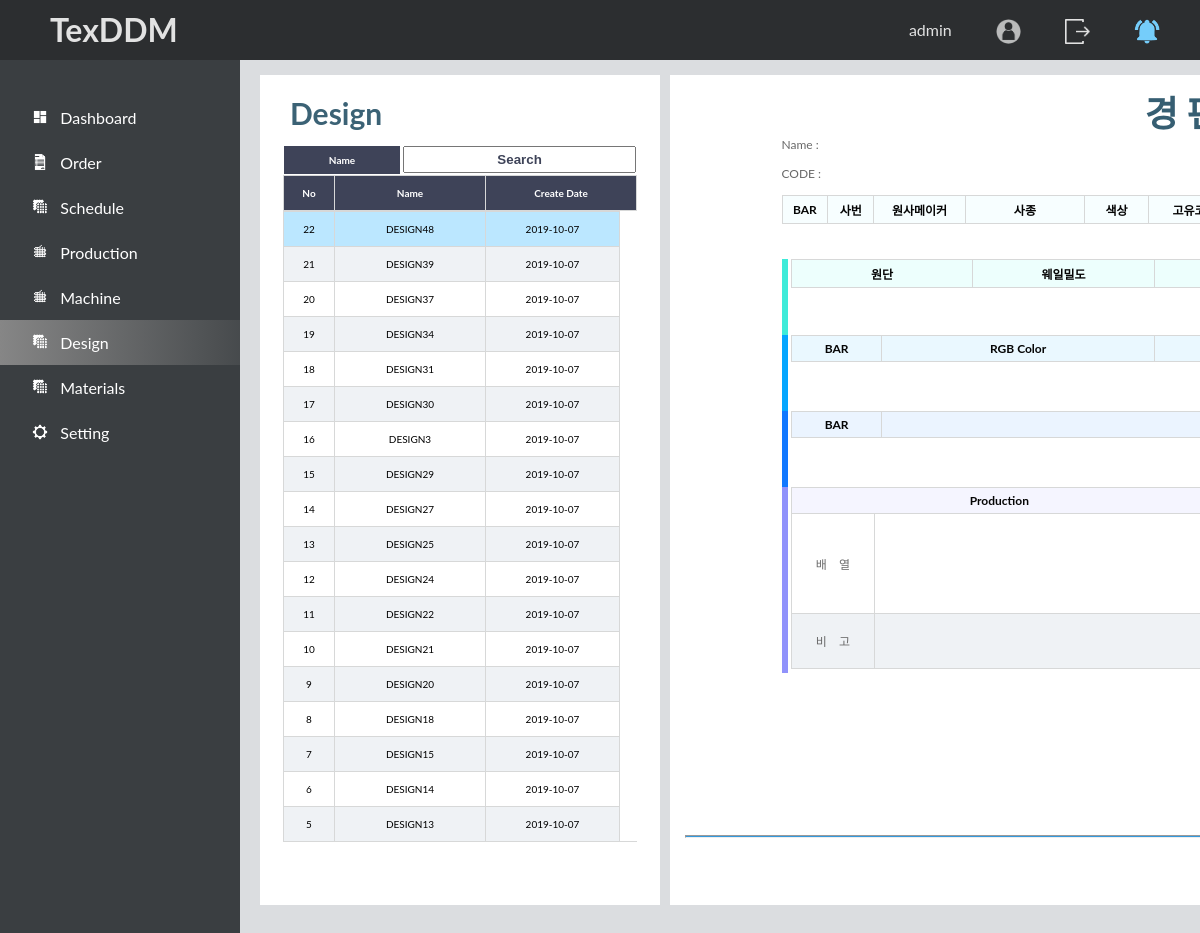
Page /design_data/ (signed in) on the committed database.
### account/models.py (models this page shows, shortened)
class User(AbstractBaseUser, PermissionsMixin):
    username_validator = UnicodeUsernameValidator()
    username = models.CharField(
        _('username'),
        max_length=150,
        unique=True,
        validators=[username_validator],
        error_messages={
            'unique': _("A user with that username already exists."),
        },
    )
    name = models.CharField(max_length=20)
    company_code = models.ForeignKey(Company, null=True)
    level = models.IntegerField(null=True, default=0)
    email = models.EmailField(_('email address'), unique=True)
    phone = models.CharField(max_length=20, null=True)
    create_date = models.DateTimeField(auto_now_add=True)
    group_code = models.ForeignKey(Department, null=True)
    theme_code = models.IntegerField(default=0)
    lang_code = models.IntegerField(default=0)
    propic = models.ImageField(upload_to='data/user/', null=True)
    is_staff = models.BooleanField(
        _('staff status'),
        default=False,
        help_text=_('Designates whether the user can log into this admin site.'),
    )
    is_active = models.BooleanField(
        _('active'),
        default=True,
        help_text=_(
            'Designates whether this user should be treated as active. '
            'Unselect this instead of deleting accounts.'
        ),
    )
    objects = UserManager()
    EMAIL_FIELD = 'email'
    USERNAME_FIELD = 'username'
    REQUIRED_FIELDS = ['email']
    class Meta:
        verbose_name = _('user')
        verbose_name_plural = _('users')

### design_data/models.py (models this page shows, shortened)
class FSTY_CAD_Design_Data(models.Model):
    CAD_Design_Data_id = models.AutoField(primary_key=True)
    CAD_Design_Data_name = models.CharField(max_length=100, null=True)
    CAD_Design_Data_code = models.CharField(max_length=100, null=True)
    CAD_Design_Data_xml = models.FileField(upload_to=upload_product_file, null=True)
    CAD_Design_Data_pattern_image = models.ImageField(upload_to=upload_product_file, null=True)
    CAD_Design_Data_simulation_image = models.ImageField(upload_to=upload_product_file, null=True)
    CAD_Design_Data_create_date = models.DateTimeField(auto_now_add=True, blank=True)
    CAD_Design_Data_trc_file = models.FileField(upload_to=upload_product_file, null=True)
    CAD_Design_Data_magnification = models.CharField(max_length=10, null=True, blank=True)
    class Meta:
        db_table = 'FSTY_CAD_Design_Data'

### design_data/views.py (the view)
# urls.py: url(r'^', csrf_exempt(views.showList)),
@csrf_exempt
@login_required(login_url='/')
def showList(request):
    designList = FSTY_CAD_Design_Data.objects.all().order_by("-CAD_Design_Data_id")
    orderList = Order.objects.all()
    return render(request, 'designList.html', {'designList': designList, 'count': designList.count(), 'title': 'Design','orderList':orderList})

### templates/designList.html (shortened to what this page needs)
{% extends "base/base.html" %}
{% load staticfiles %}
{% block staticfile %}
<link rel="stylesheet" href="{% static 'css/design.css' %}">
{% endblock staticfile %}
{% block content %}
            <div id="orderContentWrap" class="fix">
                <div id="showDesignDataList">
                    <div id="searchDesign">
                        <h3>
                            Design
                        </h3>
                        <div>
                            <span>Name</span>
                            <input type="text" id="searchName" placeholder="Search" onkeyup="searchDesign()">
                        </div>
                    </div>
                    <div id="designDataList">
                        <table>
                            <thead>
                                <tr>
                                    <th>No</th>
                                    <th>Name</th>
                                    <th>Create Date</th>
                                </tr>
                            </thead>
                            {% for designObj in designList %}
                                <tr onclick="setDesignData({{designObj.CAD_Design_Data_id}})" id="designData{{designObj.CAD_Design_Data_id}}" class="designDataTr">
                                    <td>{{designObj.CAD_Design_Data_id}}</td>
                                    <td>{{designObj.CAD_Design_Data_name}}</td>
                                    <td>{{designObj.CAD_Design_Data_create_date|date:"Y-m-d"}}</td>
                                </tr>
                            {% endfor %}
                        </table>
                    </div>
                </div>
                <div id="showDesingData">
                    <div id="designData">
                        <div id="orderWrap">
                            <h2>경 편 설 계 도</h2>
                            <div id="designName">Name : {{ object.CAD_Design_Data_name }}</div>
                            <div id="topSecond">
                                <div id="designCode">CODE : {{ object.CAD_Design_Data_code }}</div>
                            </div>
                            <div id="yarnDiv">
                                <table id="yarnTable">
                                <colgroup>
                                    <col width="5%">
                                    <col width="5%">
                                    <col width="10%">
                                    <col width="13%">
                                    <col width="7%">
                                    <col width="10%">
                                    <col width="10%">
                                    <col width="15%">
                                    <col width="10%">
                                    <col width="5%">
                                    <col width="10%">
                                </colgroup>
                                <thead>
                                    <tr>
                                        <th>BAR</th>
                                        <th>사번</th>
                                        <th>원사메이커</th>
                                        <th>사종</th>
                                        <th>색상</th>
                                        <th>고유코드</th>
                                    </tr>
                                </thead>
                            </table>
                            </div>
                            <div id="fabricDiv">
                                <div></div>
                                <table id="fabricTable">
                                <colgroup>
                                    <col width="20%">
                                    <col width="20%">
                                    <col width="20%">
                                    <col width="20%">
                                    <col width="20%">
                                </colgroup>
                                <thead>
                                    <tr>
                                        <th>원단</th>
                                        <th>웨일밀도</th>
                                        <th>코스밀도</th>
                                    </tr>
                                </thead>
                            </table>
                            </div>
                            <div id="colorDiv">
                                <div></div>
                                <table id="colorTable">
                                <colgroup>
                                    <col width="10%">
                                    <col width="30%">
                                    <col width="30%">
                                    <col width="30%">
                                </colgroup>
                                <thead>
                                    <tr>
                                        <th>BAR</th>
                                        <th>RGB Color</th>
                                        <th>LAB Color</th>
                                    </tr>
                                </thead>
                            </table>
                            </div>
                            <div id="layerDiv">
                                <div></div>
                                <table id="layerTable">
                                <colgroup>
                                    <col width="10%">
                                    <col width="90%">
                                </colgroup>
                                <thead>
                                    <tr>
                                        <th>BAR</th>
                                        <th></th>
                                    </tr>
                                </thead>
                            </table>
                            </div>
                            <div id="productionDiv">
                                <div></div>
                                <table id="productionTable">
                                    <colgroup>
                                        <col width="20%">
                                        <col width="80%">
                                    </colgroup>
                                    <thead>
                                        <tr>
                                            <th colspan="2">Production</th>
                                        </tr>
                                    </thead>
                                    <tbody>
                                        <tr>
                                            <td>배&nbsp&nbsp&nbsp&nbsp열</td>
                                            <td></td>
                                        </tr>
                                        <tr>
                                            <td>비&nbsp&nbsp&nbsp&nbsp고</td>
                                            <td></td>
                                        </tr>
                                    </tbody>
                                </table>
                            </div>
                        </div>
                    </div>
                    <div id="designDataDelete">
                        <hr>
                    </div>
                </div>
            </div>
        </div>
    </body>
</html>
{% endblock content %}

### templates/base/base.html (shortened to what this page needs)
<!DOCTYPE html>
{% load staticfiles %}
<html lang="en">
  <head>
      <link rel="stylesheet" href="{% static 'css/style.css' %}">
      <link rel="stylesheet" href="{% static 'css/chart.css' %}">
      <link rel="stylesheet" href="{% static 'css/circleful.css' %}">
      <link rel="stylesheet" href="{% static 'css/index.css' %}">
  </head>
  <body>
    <div id="root">
        <div id="head">
            <h1>TexDDM</h1>
            <div class="headRight">
                <span>{{ user.username }}</span>
                {% if user.propic  %}
                    <span class="userPropic"><img src="{{ user.propic.url }}" height="25px"></span>
                {% else %}
                    <span class="userPropic"><img src="{% static 'image/ningen.png' %}" height="25px"></span>
                {% endif %}
                <span onclick="javascript:window.location='/logout'">
                    <img src="{% static 'image/logout.png' %}" height="25px">
                </span>
                {% if user.username == 'admin' %}
                    {% if order.cheack == True %}
                        <span><img src="{% static 'image/bell.png' %}" height="25px"></span>
                    {% else %}
                        <span><img onclick="alrammove()" src="{% static 'image/bell-1.png' %}" height="25px"></span>
                    {% endif %}
                {% endif %}
            </div>
        </div>
         <div class="ahffk" onclick="alramout()">
            <div id="mainWrap" class="fix">
                <div id="gnb">
                    <ul>
                        <li><a href="/dashboard"><img src="{% static 'image/dashboard.png' %}" height="20px">Dashboard</a></li>
                        <li><a href="/order"><img src="{% static 'image/order.png' %}" height="20px">Order</a></li>
                        <li><a href="/schedule"><img src="{% static 'image/design.png' %}" height="20px">Schedule</a></li>
                        <li><a href="/production"><img src="{% static 'image/production.png' %}" height="20px">Production</a></li>
                        <li><a href="/machine"><img src="{% static 'image/production.png' %}" height="20px">Machine</a></li>
                        <li><a href="/design_data"><img src="{% static 'image/design.png' %}" height="20px">Design</a></li>
                        <li><a href="/material"><img src="{% static 'image/design.png' %}" height="20px">Materials</a></li>
                        <li><a href="/setting"><img src="{% static 'image/setting.png' %}" height="20px">Setting</a></li>
                    </ul>
                </div>
            </div>
    {% block content %}
    {% endblock %}
    {% block staticfile %}
  {% endblock %}
 </body>
</html>

### static/css/style.css (style rules this page uses)
body { padding-top: 50px; padding-bottom: 20px; font-family: 'Ubuntu', sans-serif; background: #353535; color: #FFF; }
h2 { color: #BDC3C7; font-size:3em; }

### static/css/index.css (style rules this page uses)
* { margin:0; padding:0; }
body { padding:0; margin:0; font-family: Lato,'Helvetica Neue',Arial,Helvetica,sans-serif; }
li { list-style: none; }
a { text-decoration: none; }
#mainWrap { max-width:1740px; background-color:rgb(219,221,224); }
#mainWrap>div { float:left; }
#head { z-index: 9999; height:60px; line-height:60px; color:rgb(226, 226, 226); min-width:100%; background-color: rgb(44,46,48); position:fixed; top:0; left:0; }
#head h1 { margin-left:50px; float:left; }
.headRight { text-align:right; }
.headRight span { margin-right:40px; cursor: pointer; }
.headRight img { vertical-align: middle; }
#mainWrap #gnb { background-color:rgb(58, 62, 65); min-height:calc(100vh - 60px); width:240px; position:fixed; top:60px; left: 0px; z-index:9999; }
a img { vertical-align: middle; margin-right:10px; margin-bottom:5px; }
#gnb { margin-left: 0px; }
#gnb ul { margin-top:35px; }
#gnb li a { padding-left:30px; height:45px; line-height: 45px; color:#fff; display:block; }
#gnb .gnbSelect a, #gnb li a:hover { color:#fff; background-image: linear-gradient(to right, rgb(134, 134, 134) , rgba(134, 134, 134, 0.17)); }
#contentsWrap, #orderContentWrap, #settingContentWrap { margin-left:240px; margin-top:60px; background-color:rgb(219,221,224); width:1470px; padding:15px 20px; min-height:calc(100vh - 90px); }
.ahffk { overflow:hidden; }
#orderWrap { width:480px; color:rgb(105, 105, 105); min-height:40vh; margin-right:15px; }
#orderWrap>div { float:left; margin-bottom:1.5%; }
.fix:after { clear:both; display:block; content:''; }
.userPropic>img { display:inline-block; width:25px; height:25px; border-radius:25px; }

### rows in the picture
User: username "admin"
FSTY_CAD_Design_Data: CAD_Design_Data_id "22", CAD_Design_Data_name "DESIGN48", CAD_Design_Data_create_date "2019-10-07"
FSTY_CAD_Design_Data: CAD_Design_Data_id "21", CAD_Design_Data_name "DESIGN39", CAD_Design_Data_create_date "2019-10-07"
FSTY_CAD_Design_Data: CAD_Design_Data_id "20", CAD_Design_Data_name "DESIGN37", CAD_Design_Data_create_date "2019-10-07"
FSTY_CAD_Design_Data: CAD_Design_Data_id "19", CAD_Design_Data_name "DESIGN34", CAD_Design_Data_create_date "2019-10-07"
FSTY_CAD_Design_Data: CAD_Design_Data_id "18", CAD_Design_Data_name "DESIGN31", CAD_Design_Data_create_date "2019-10-07"
FSTY_CAD_Design_Data: CAD_Design_Data_id "17", CAD_Design_Data_name "DESIGN30", CAD_Design_Data_create_date "2019-10-07"
FSTY_CAD_Design_Data: CAD_Design_Data_id "16", CAD_Design_Data_name "DESIGN3", CAD_Design_Data_create_date "2019-10-07"
FSTY_CAD_Design_Data: CAD_Design_Data_id "15", CAD_Design_Data_name "DESIGN29", CAD_Design_Data_create_date "2019-10-07"
FSTY_CAD_Design_Data: CAD_Design_Data_id "14", CAD_Design_Data_name "DESIGN27", CAD_Design_Data_create_date "2019-10-07"
FSTY_CAD_Design_Data: CAD_Design_Data_id "13", CAD_Design_Data_name "DESIGN25", CAD_Design_Data_create_date "2019-10-07"
FSTY_CAD_Design_Data: CAD_Design_Data_id "12", CAD_Design_Data_name "DESIGN24", CAD_Design_Data_create_date "2019-10-07"
FSTY_CAD_Design_Data: CAD_Design_Data_id "11", CAD_Design_Data_name "DESIGN22", CAD_Design_Data_create_date "2019-10-07"
FSTY_CAD_Design_Data: CAD_Design_Data_id "10", CAD_Design_Data_name "DESIGN21", CAD_Design_Data_create_date "2019-10-07"
FSTY_CAD_Design_Data: CAD_Design_Data_id "9", CAD_Design_Data_name "DESIGN20", CAD_Design_Data_create_date "2019-10-07"
FSTY_CAD_Design_Data: CAD_Design_Data_id "8", CAD_Design_Data_name "DESIGN18", CAD_Design_Data_create_date "2019-10-07"
FSTY_CAD_Design_Data: CAD_Design_Data_id "7", CAD_Design_Data_name "DESIGN15", CAD_Design_Data_create_date "2019-10-07"
FSTY_CAD_Design_Data: CAD_Design_Data_id "6", CAD_Design_Data_name "DESIGN14", CAD_Design_Data_create_date "2019-10-07"
FSTY_CAD_Design_Data: CAD_Design_Data_id "5", CAD_Design_Data_name "DESIGN13", CAD_Design_Data_create_date "2019-10-07"
